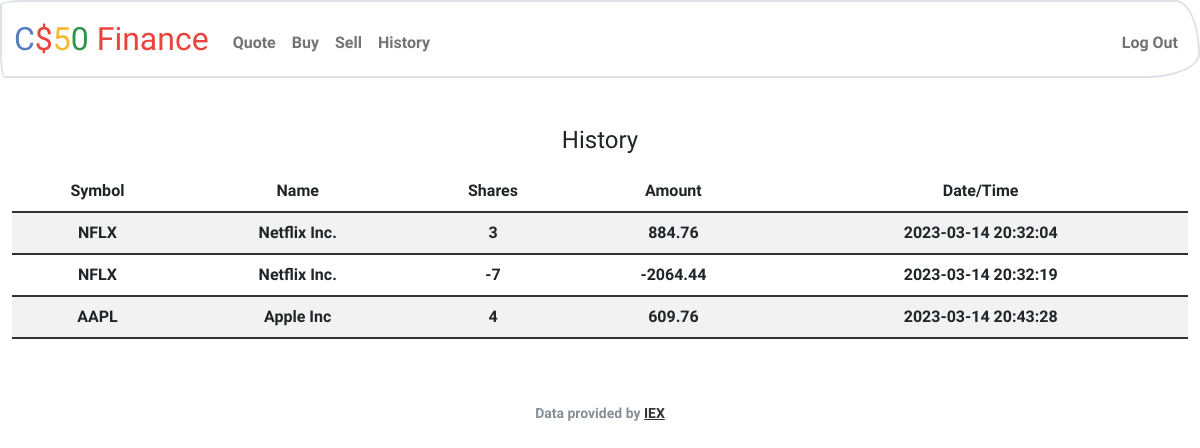
The app's page /history (signed in) with its own data.
### tables this page shows
CREATE TABLE purchases (
    id INTEGER PRIMARY KEY AUTOINCREMENT NOT NULL,
    user_id TEXT NOT NULL,
    stock_id TEXT NOT NULL,
    name TEXT NOT NULL,
    shares TEXT NOT NULL,
    amount TEXT NOT NULL,
    purchasedAt DATETIME DEFAULT CURRENT_TIMESTAMP,
    FOREIGN KEY(user_id) REFERENCES users(id)
);

### app.py (the view)
@app.route("/history")
@login_required
def history():
    history = db.execute("SELECT * FROM purchases WHERE user_id = ?", session["user_id"])
    print(history)
    return render_template("history.html", history=history)

### app.py (called while the page is built)
@app.after_request
def after_request(response):
    response.headers["Cache-Control"] = "no-cache, no-store, must-revalidate"
    response.headers["Expires"] = 0
    response.headers["Pragma"] = "no-cache"
    return response

### helpers.py (called while the page is built)
def login_required(f):
    @wraps(f)
    def decorated_function(*args, **kwargs):
        if session.get("user_id") is None:
            return redirect("/login")
        return f(*args, **kwargs)
    return decorated_function

### templates/history.html (shortened to what this page needs)
{% extends "layout.html" %}
{% block main %}
    <h4>History</h4>
    <table class="table table-striped center">
        <thead>
            <tr>
                <th scope="col">Symbol</th>
                <th scope="col">Name</th>
                <th scope="col">Shares</th>
                <th scope="col">Amount</th>
                <th scope="col">Date/Time</th>
            </tr>
        </thead>
        {% for dict in history %}
        <tr>
            <td>{{ dict["stock_id"] }}</td>
            <td>{{ dict["name"] }}</td>
            <td>{{ dict["shares"] }}</td>
            <td>{{ dict["amount"] }}</td>
            <td>{{ dict["purchasedAt"] }}</td>
        </tr>
        {% endfor %}
    </table>
{% endblock %}

### static/styles.css (style rules this page uses)
.center { margin-left: auto; margin-right: auto; }

### records on screen
purchases: stock_id "NFLX", name "Netflix Inc.", shares "3", amount "884.76", purchasedAt "2023-03-14 20:32:04"
purchases: stock_id "NFLX", name "Netflix Inc.", shares "-7", amount "-2064.44", purchasedAt "2023-03-14 20:32:19"
purchases: stock_id "AAPL", name "Apple Inc", shares "4", amount "609.76", purchasedAt "2023-03-14 20:43:28"
